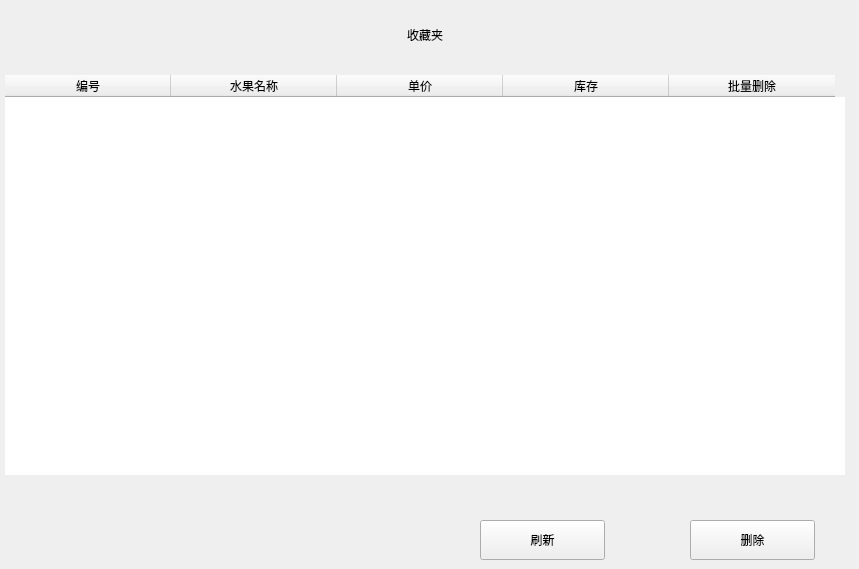
    <widget class="QWidget" name="page3">
     <widget class="QTableWidget" name="favoritesTable">
      <property name="geometry">
       <rect>
        <x>5</x>
        <y>75</y>
        <width>840</width>
        <height>400</height>
       </rect>
      </property>
      <property name="styleSheet">
       <string notr="true">font: 11pt &quot;楷体&quot;;
border-radius: 10px;</string>
      </property>
      <property name="editTriggers">
       <set>QAbstractItemView::NoEditTriggers</set>
      </property>
      <property name="rowCount">
       <number>0</number>
      </property>
      <attribute name="horizontalHeaderCascadingSectionResizes">
       <bool>false</bool>
      </attribute>
      <attribute name="horizontalHeaderMinimumSectionSize">
       <number>32</number>
      </attribute>
      <attribute name="horizontalHeaderDefaultSectionSize">
       <number>166</number>
      </attribute>
      <attribute name="horizontalHeaderShowSortIndicator" stdset="0">
       <bool>false</bool>
      </attribute>
      <attribute name="horizontalHeaderStretchLastSection">
       <bool>false</bool>
      </attribute>
      <attribute name="verticalHeaderVisible">
       <bool>false</bool>
      </attribute>
      <column>
       <property name="text">
        <string>编号</string>
       </property>
      </column>
      <column>
       <property name="text">
        <string>水果名称</string>
       </property>
      </column>
      <column>
       <property name="text">
        <string>单价</string>
       </property>
      </column>
      <column>
       <property name="text">
        <string>库存</string>
       </property>
      </column>
      <column>
       <property name="text">
        <string>批量删除</string>
       </property>
      </column>
     </widget>
     <widget class="QPushButton" name="refreshFavorites">
      <property name="geometry">
       <rect>
        <x>480</x>
        <y>520</y>
        <width>125</width>
        <height>40</height>
       </rect>
      </property>
      <property name="text">
       <string>刷新</string>
      </property>
     </widget>
     <widget class="QPushButton" name="deleteFavorites">
      <property name="geometry">
       <rect>
        <x>690</x>
        <y>520</y>
        <width>125</width>
        <height>40</height>
       </rect>
      </property>
      <property name="text">
       <string>删除</string>
      </property>
     </widget>
     <widget class="QLabel" name="favoritesLabel">
      <property name="geometry">
       <rect>
        <x>0</x>
        <y>10</y>
        <width>850</width>
        <height>50</height>
       </rect>
      </property>
      <property name="styleSheet">
       <string notr="true">font: 26pt &quot;华文行楷&quot;;
</string>
      </property>
      <property name="text">
       <string>收藏夹</string>
      </property>
      <property name="alignment">
       <set>Qt::AlignCenter</set>
      </property>
     </widget>
    </widget>
